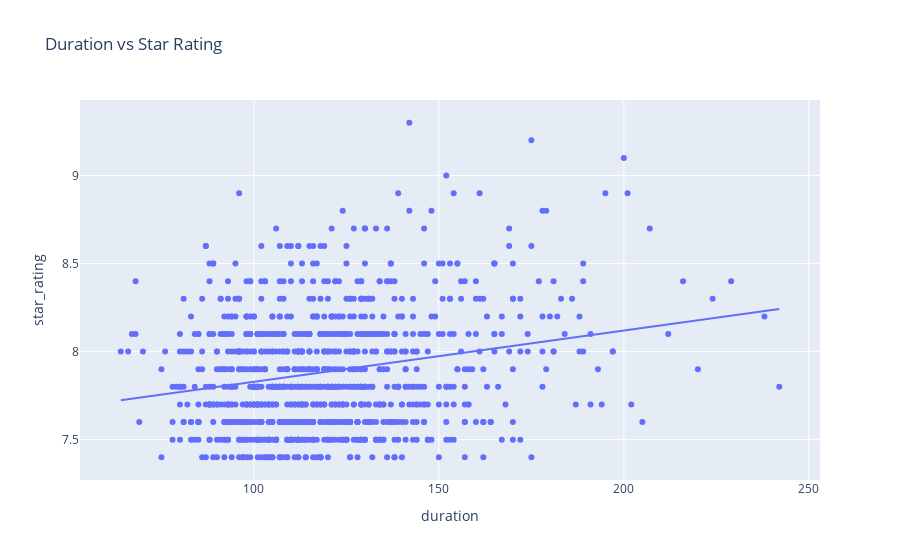

The notebook cell saved with this chart:
### Markdown cell above
#### Use a visualization to detect whether there is a relationship between duration and star rating.

### Code cell
# Answer: There is a positive correlation between duration and star rating, as indicated by the trend line
px.scatter(movies, x='duration', y='star_rating', trendline='ols',  title='Duration vs Star Rating')

### Figure 1 — Plotly figure (JSON) as saved in the notebook; plotly's stock layout.template omitted (floating-point values rounded to 4 significant figures; data arrays with more than 128 entries replaced by an {"elided": "..."} marker saying what was removed)
{"data": [{"hovertemplate": "duration=%{x}<br>star_rating=%{y}<extra></extra>", "legendgroup": "", "marker": {"color": "#636efa", "symbol": "circle"}, "mode": "markers", "name": "", "orientation": "v", "showlegend": false, "type": "scatter", "x": {"elided": "979 int values"}, "xaxis": "x", "y": {"elided": "979 float values"}, "yaxis": "y"}, {"hovertemplate": "<b>OLS trendline</b><br>star_rating = 0.00291166 * duration + 7.53753<br>R<sup>2</sup>=0.051597<br><br>duration=%{x}<br>star_rating=%{y} <b>(trend)</b><extra></extra>", "legendgroup": "", "marker": {"color": "#636efa", "symbol": "circle"}, "mode": "lines", "name": "", "showlegend": false, "type": "scatter", "x": {"elided": "979 int values"}, "xaxis": "x", "y": {"elided": "979 float values"}, "yaxis": "y"}], "layout": {"legend": {"tracegroupgap": 0}, "title": {"text": "Duration vs Star Rating"}, "xaxis": {"anchor": "y", "domain": [0, 1], "title": {"text": "duration"}}, "yaxis": {"anchor": "x", "domain": [0, 1], "title": {"text": "star_rating"}}}}
